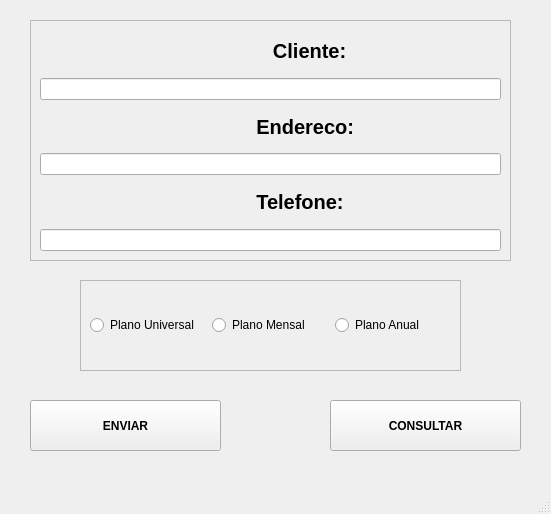
<?xml version="1.0" encoding="UTF-8"?>
<ui version="4.0">
 <class>MainWindow</class>
 <widget class="QMainWindow" name="MainWindow">
  <property name="geometry">
   <rect>
    <x>0</x>
    <y>0</y>
    <width>551</width>
    <height>514</height>
   </rect>
  </property>
  <property name="mouseTracking">
   <bool>false</bool>
  </property>
  <property name="windowTitle">
   <string>MainWindow</string>
  </property>
  <widget class="QWidget" name="centralwidget">
   <widget class="QPushButton" name="btnEnviar">
    <property name="enabled">
     <bool>true</bool>
    </property>
    <property name="geometry">
     <rect>
      <x>30</x>
      <y>400</y>
      <width>191</width>
      <height>51</height>
     </rect>
    </property>
    <property name="font">
     <font>
      <weight>75</weight>
      <bold>true</bold>
     </font>
    </property>
    <property name="cursor">
     <cursorShape>UpArrowCursor</cursorShape>
    </property>
    <property name="text">
     <string>ENVIAR</string>
    </property>
   </widget>
   <widget class="QFrame" name="fmPlanos">
    <property name="geometry">
     <rect>
      <x>80</x>
      <y>280</y>
      <width>381</width>
      <height>91</height>
     </rect>
    </property>
    <property name="frameShape">
     <enum>QFrame::StyledPanel</enum>
    </property>
    <property name="frameShadow">
     <enum>QFrame::Raised</enum>
    </property>
    <layout class="QGridLayout" name="gridLayout">
     <item row="1" column="1">
      <widget class="QRadioButton" name="RdUniversal">
       <property name="text">
        <string>Plano Universal</string>
       </property>
      </widget>
     </item>
     <item row="1" column="2">
      <widget class="QRadioButton" name="RdMensal">
       <property name="text">
        <string>Plano Mensal</string>
       </property>
      </widget>
     </item>
     <item row="1" column="3">
      <widget class="QRadioButton" name="RdAnual">
       <property name="text">
        <string>Plano Anual</string>
       </property>
      </widget>
     </item>
    </layout>
   </widget>
   <widget class="QFrame" name="frame">
    <property name="geometry">
     <rect>
      <x>30</x>
      <y>20</y>
      <width>481</width>
      <height>241</height>
     </rect>
    </property>
    <property name="frameShape">
     <enum>QFrame::StyledPanel</enum>
    </property>
    <property name="frameShadow">
     <enum>QFrame::Raised</enum>
    </property>
    <layout class="QGridLayout" name="gridLayout_2">
     <item row="3" column="0">
      <widget class="QLabel" name="label_2">
       <property name="enabled">
        <bool>true</bool>
       </property>
       <property name="font">
        <font>
         <pointsize>15</pointsize>
         <weight>75</weight>
         <bold>true</bold>
        </font>
       </property>
       <property name="text">
        <string>                                       Endereco:</string>
       </property>
      </widget>
     </item>
     <item row="1" column="0">
      <widget class="QLabel" name="label">
       <property name="enabled">
        <bool>true</bool>
       </property>
       <property name="font">
        <font>
         <pointsize>15</pointsize>
         <weight>75</weight>
         <bold>true</bold>
        </font>
       </property>
       <property name="text">
        <string>                                          Cliente:</string>
       </property>
      </widget>
     </item>
     <item row="5" column="0">
      <widget class="QLabel" name="label_3">
       <property name="enabled">
        <bool>true</bool>
       </property>
       <property name="font">
        <font>
         <pointsize>15</pointsize>
         <weight>75</weight>
         <bold>true</bold>
        </font>
       </property>
       <property name="text">
        <string>                                       Telefone:</string>
       </property>
      </widget>
     </item>
     <item row="4" column="0">
      <widget class="QLineEdit" name="leEndereco">
       <property name="alignment">
        <set>Qt::AlignCenter</set>
       </property>
      </widget>
     </item>
     <item row="2" column="0">
      <widget class="QLineEdit" name="leCliente">
       <property name="contextMenuPolicy">
        <enum>Qt::DefaultContextMenu</enum>
       </property>
       <property name="layoutDirection">
        <enum>Qt::LeftToRight</enum>
       </property>
       <property name="alignment">
        <set>Qt::AlignCenter</set>
       </property>
      </widget>
     </item>
     <item row="6" column="0">
      <widget class="QLineEdit" name="leTelefone">
       <property name="alignment">
        <set>Qt::AlignCenter</set>
       </property>
      </widget>
     </item>
    </layout>
   </widget>
   <widget class="QPushButton" name="btnEnviar_2">
    <property name="enabled">
     <bool>true</bool>
    </property>
    <property name="geometry">
     <rect>
      <x>330</x>
      <y>400</y>
      <width>191</width>
      <height>51</height>
     </rect>
    </property>
    <property name="font">
     <font>
      <weight>75</weight>
      <bold>true</bold>
     </font>
    </property>
    <property name="cursor">
     <cursorShape>UpArrowCursor</cursorShape>
    </property>
    <property name="text">
     <string>CONSULTAR</string>
    </property>
   </widget>
  </widget>
  <widget class="QMenuBar" name="menubar">
   <property name="geometry">
    <rect>
     <x>0</x>
     <y>0</y>
     <width>551</width>
     <height>22</height>
    </rect>
   </property>
  </widget>
  <widget class="QStatusBar" name="statusbar"/>
 </widget>
 <tabstops>
  <tabstop>leCliente</tabstop>
  <tabstop>leEndereco</tabstop>
  <tabstop>leTelefone</tabstop>
  <tabstop>btnEnviar</tabstop>
  <tabstop>btnEnviar_2</tabstop>
  <tabstop>RdUniversal</tabstop>
  <tabstop>RdMensal</tabstop>
 </tabstops>
 <resources/>
 <connections/>
</ui>
